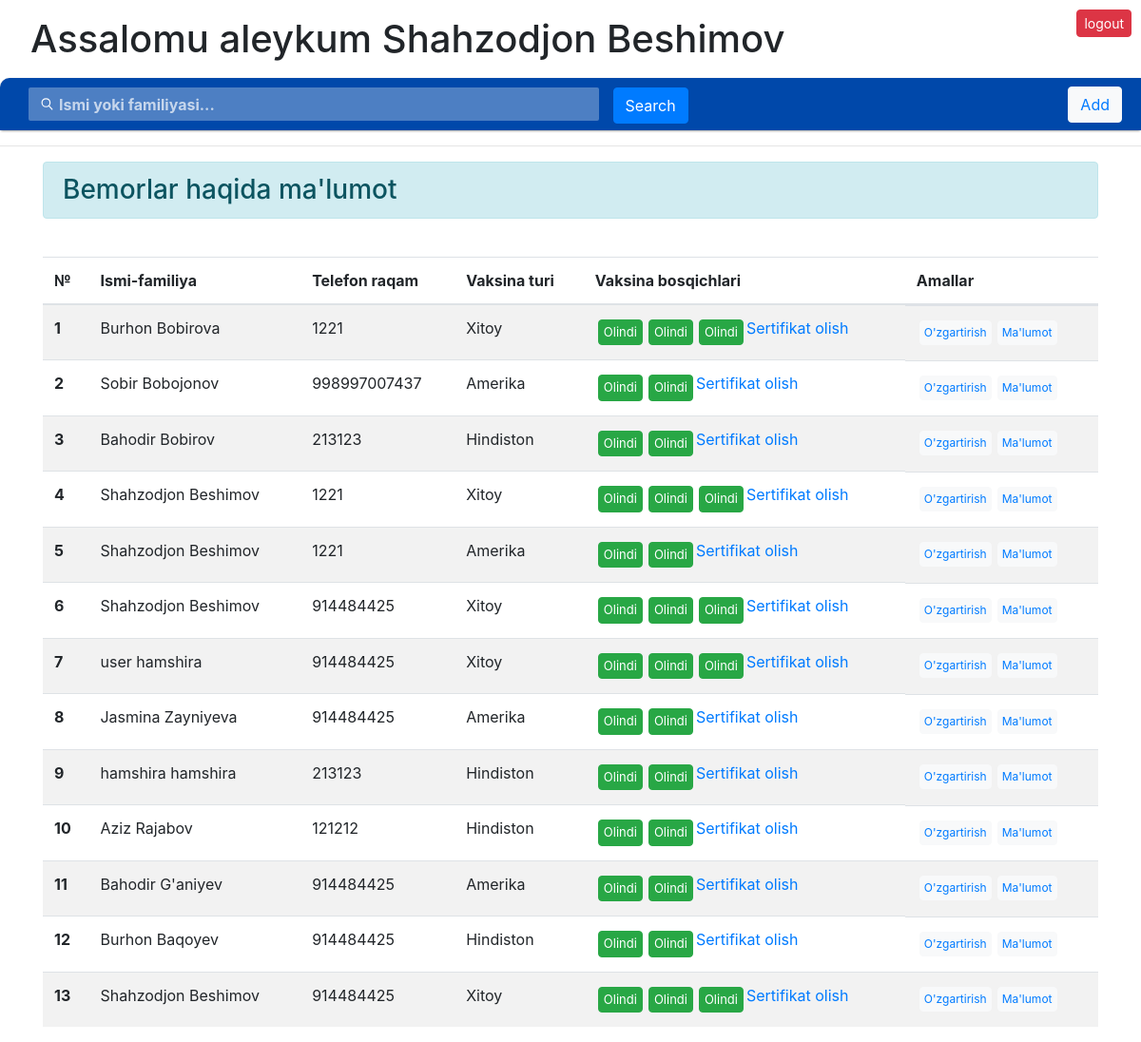
The app's page / (signed in) with its own data.
### myapp/models.py (models this page shows, shortened)
class Person(models.Model):
    first_name = models.CharField(max_length=100)
    last_name = models.CharField(max_length=100)
    age = models.PositiveSmallIntegerField()
    address = models.CharField(max_length=100)
    phone = models.PositiveIntegerField()
    img = models.ImageField(upload_to='PasportImages/')
    doctor = models.ForeignKey(User, on_delete=models.CASCADE)
    vacsina = models.ForeignKey(Vacsina, on_delete=models.CASCADE)
    date = models.DateTimeField(auto_now_add=True)
    step1 = models.BooleanField(default=False)
    step2 = models.BooleanField(default=False)
    step3 = models.BooleanField(default=False, blank=True)

class Vacsina(models.Model):
    name = models.CharField(max_length=100)

### myapp/views.py (the view, shortened to what this page needs)
# urls.py: 2. Add a URL to urlpatterns:  path('', views.home, name='home')
@login_required
def home(request):
    persons = Person.objects.filter(doctor=request.user).order_by('-date')
    vac = "Xitoy"
    user = request.user
    serti = False
    return render(request, 'home.html',{'persons':persons, 'user':user, 'vac':vac, 'serti': serti})

### templates/home.html (shortened to what this page needs)
<!DOCTYPE html>
<html lang="en">
  {% load static %}
  <head>
    <link
      rel="stylesheet"
      href="{% static 'bootstrap/css/bootstrap.min.css' %}"
    />
    <link
      rel="stylesheet"
      href="{% static 'css/home.css' %}"
    />
  </head>
  <body>
    <div class="container">
      <h1>Assalomu aleykum {{user.first_name}} {{user.last_name}}</h1>
      <button id="logout" class="btn btn-danger"><a href="{% url 'logout' %}">logout</a></button>
    </div>
<form action="" method="POST"> {% csrf_token %}
     <header>
      <div id="search-container">
        <input type="text" name="search" id="" placeholder="Ismi yoki familiyasi...">
        <button class="btn btn-primary">Search</button>
       </div>
       <button class="btn btn-light">
        <a href="{% url 'create' %}">Add</a>
       </button>
     </header>
</form>
    <hr>
    <div class="container">
      <h3 class="alert alert-info">Bemorlar haqida ma'lumot</h3>
    </div>
<br>
     <div class="container">
      <table class="table table-striped">
        <thead>
          <tr>
            <th scope="col">№</th>
            <th scope="col">Ismi-familiya</th>
            <th scope="col">Telefon raqam</th>
            <th scope="col">Vaksina turi</th>
            <th scope="col">Vaksina bosqichlari</th>
            <th scope="col">Amallar</th>
          </tr>
        </thead>
        <tbody>
          {% for person in persons %}
          <tr>
            <th scope="row">{{forloop.counter}}</th>
            <td>{{person.first_name}} {{person.last_name}} </td>
            <td> {{person.phone}} </td>
            <td>{{person.vacsina.name}} </td>
            <td>
              <div class="step">
                {% if person.step1 %}
                <button class="btn btn-success">Olindi</button>
                {% else %}
                <form method="POST">{% csrf_token %}
                  <button class="btn btn-warning"  name="step1"  value="{{person.id}}" type="submit"  >
                    step 1 </button>
                </form>
                {% endif %}
                {% if person.step2 %}
                <button class="btn btn-success">Olindi</button>
                {% if person.vacsina.name != vac %}
                <a href="{% url 'sertificat' person.id %}" >Sertifikat olish</a>
                {% endif %}
                {% endif %}
                {% if person.vacsina.name == vac %}
                    {% if person.step3 %}
                <button class="btn btn-success">Olindi</button>
                <a href="{% url 'sertificat' person.id %}">Sertifikat olish</a>
                {% endif %} {% endif %}
              </div>
            </td>
            <td class="info">
              <button class="btn btn-light"><a href="{% url 'edit' person.id %}">O'zgartirish</a> </button>
              <button class="btn btn-light"><a href="{% url 'detail' person.id %}">Ma'lumot</a> </button>
            </td>
          </tr>
          {% endfor %}
        </tbody>
      </table>
     </div>
  </body>
</html>

### static/css/home.css (style rules this page uses)
.container:first-child { margin: 17px; }
#logout { padding: 3px 7px; font-size: 14px; position: absolute; top: 10px; right: 10px; }
#logout a { text-decoration: none; color: #fff; }
.step { display: flex; }
.step .btn { padding: 3px 5px; font-size: 13px; margin: 3px; }
.info { display: flex; }
.info .btn { padding: 3px 4px; font-size: 12px; margin: 3px; }
.info .btn a { text-decoration: none; }
header { background: #0048AA; display: flex; justify-content: space-between; align-items: center; padding: 0 20px; border-radius: 10px 0 0 0; box-shadow: 0 1px 3px -1px rgba(0,0,0,0.75); z-index: 1; }
#search-container input { width: 50vw; color: #eee; outline: none; font-weight: bold; border-radius: 2px; height: 35px; border: 0; padding: 7px; padding-left: 32px; font-size: 1rem; background: url(../../media/icons/search.svg) no-repeat rgba(255,255,255,0.3); background-position: 12px center; background-size: 15px 15px; margin: 10px; }
#search-container input::placeholder { color: rgba(255, 255, 255, 0.684); font-weight: bold; margin: 12px; }

### records on screen
Person: first_name "Burhon", last_name "Bobirova", phone "1221", vacsina.name "Xitoy", step1 "Olindi", step2 "Olindi", step3 "Olindi"
Person: first_name "Sobir", last_name "Bobojonov", phone "998997007437", vacsina.name "Amerika", step1 "Olindi", step2 "Olindi"
Person: first_name "Bahodir", last_name "Bobirov", phone "213123", vacsina.name "Hindiston", step1 "Olindi", step2 "Olindi"
Person: first_name "Shahzodjon", last_name "Beshimov", phone "1221", vacsina.name "Xitoy", step1 "Olindi", step2 "Olindi", step3 "Olindi"
Person: first_name "Shahzodjon", last_name "Beshimov", phone "1221", vacsina.name "Amerika", step1 "Olindi", step2 "Olindi"
Person: first_name "Shahzodjon", last_name "Beshimov", phone "914484425", vacsina.name "Xitoy", step1 "Olindi", step2 "Olindi", step3 "Olindi"
Person: first_name "user", last_name "hamshira", phone "914484425", vacsina.name "Xitoy", step1 "Olindi", step2 "Olindi", step3 "Olindi"
Person: first_name "Jasmina", last_name "Zayniyeva", phone "914484425", vacsina.name "Amerika", step1 "Olindi", step2 "Olindi"
Person: first_name "hamshira", last_name "hamshira", phone "213123", vacsina.name "Hindiston", step1 "Olindi", step2 "Olindi"
Person: first_name "Aziz", last_name "Rajabov", phone "121212", vacsina.name "Hindiston", step1 "Olindi", step2 "Olindi"
Person: first_name "Bahodir", last_name "G'aniyev", phone "914484425", vacsina.name "Amerika", step1 "Olindi", step2 "Olindi"
Person: first_name "Burhon", last_name "Baqoyev", phone "914484425", vacsina.name "Hindiston", step1 "Olindi", step2 "Olindi"
Person: first_name "Shahzodjon", last_name "Beshimov", phone "914484425", vacsina.name "Xitoy", step1 "Olindi", step2 "Olindi", step3 "Olindi"

### other values on screen
{{ user.first_name }} "Shahzodjon"
{{ user.last_name }} "Beshimov"
